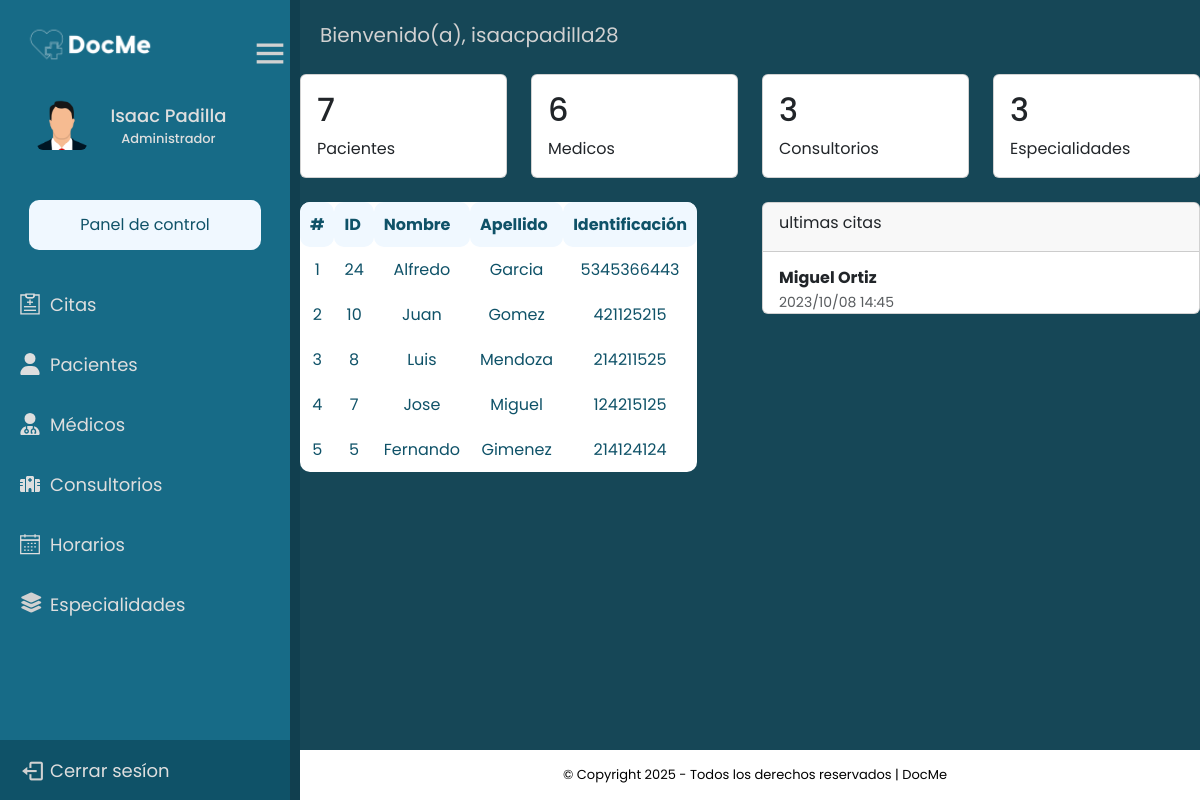
The app's page /frontend/admin/dashboard.php (signed in) with its own data.
### tables this page shows
CREATE TABLE `usuarios` (
  `ID_Usu` int(11) NOT NULL,
  `Nombre` varchar(45) NOT NULL,
  `Apellido` varchar(45) NOT NULL,
  `Correo` varchar(30) NOT NULL,
  `Password` varchar(100) NOT NULL,
  `User_Name` varchar(30) NOT NULL,
  `FechaNac` date DEFAULT NULL,
  `Telefono` varchar(15) NOT NULL,
  `Identificacion` varchar(15) NOT NULL,
  `token_recovery_pass` varchar(45) DEFAULT NULL,
  `Estado` varchar(15) NOT NULL DEFAULT 'Activo',
  `ID_Rol` int(11) NOT NULL
);

CREATE TABLE `roles` (
  `ID_Rol` int(11) NOT NULL,
  `Rol` varchar(30) NOT NULL
);

### backend/getUserData.php (called while the page is built)
<?php
function getUserData($userId) {
    global $connect;
    $stmt = $connect->prepare('SELECT nombre, apellido, identificacion, correo, telefono, user_name, rol FROM usuarios, roles WHERE id_usu = :userId AND usuarios.id_rol = roles.id_rol');
    $stmt->bindParam(':userId', $userId);
    $stmt->execute();
    $result = $stmt->fetch();
    $userData = $result;
    return $userData;
}
?>

### frontend/admin/dashboard.php (the view, shortened to what this page needs)
<?php
include '../../backend/dashboard.php';
include '../../backend/getUserData.php';
if(isset($_SESSION['id'])) {
    $userData = getUserData($_SESSION['id']);
    $name = $userData['nombre'];
    $last_name = $userData['apellido'];
    $user_name = $userData['user_name'];
    $stmt = $connect->prepare("SELECT COUNT(*) AS TotalPacientes FROM pacientes");
    $stmt->execute();
    $Totalpacientes = $stmt->fetch();
    $stmt2 = $connect->prepare("SELECT COUNT(*) AS TotalMedicos FROM medicos");
    $stmt2->execute();
    $totalMedicos = $stmt2->fetch();
    $stmt3 = $connect->prepare("SELECT COUNT(*) AS totalConsultorios FROM consultorios");
    $stmt3->execute();
    $totalConsultorios = $stmt3->fetch();
    $stmt4 = $connect->prepare("SELECT COUNT(*) AS totalEspecialidades FROM especialidad");
    $stmt4->execute();
    $totalEspecialidades = $stmt4->fetch();
    $stmt5 = $connect->prepare("SELECT ID_Usu, Nombre, Apellido, Identificacion FROM usuarios WHERE ID_Rol = 3 ORDER BY ID_Usu DESC LIMIT 5");
    $stmt5->execute();
    $Pacientes = $stmt5->fetchAll(PDO::FETCH_ASSOC);
?>
<head>
    <link href="https://cdn.jsdelivr.net/npm/bootstrap@5.3.2/dist/css/bootstrap.min.css" rel="stylesheet"
>
    <link href='https://unpkg.com/boxicons@2.1.4/css/boxicons.min.css' rel='stylesheet'>
    <link href="https://unpkg.com/vanilla-datatables@latest/dist/vanilla-dataTables.min.css" rel="stylesheet" type="text/css">
    <link rel="stylesheet" href="../../frontend/css/windows_admin.css">
    <link rel="stylesheet" href="../../frontend/css/dashboard.css">
</head>
<body>
    <div class="sidebar">
        <?php include '../tamplates/sideBar.php'; ?>
        <div class="content-area">
            <div class="greeting">
                <span class="fs-5">Bienvenido(a), <?php echo $user_name; ?></span>
            </div>
            <div class="row">
                <div class="col-md-3 mt-4">
                    <div class="card">
                        <div class="card-body pb-0">
                            <h2 class="mb-2"><?php echo $Totalpacientes['TotalPacientes']; ?></h2>
                            <p>Pacientes</p>
                        </div>
                    </div>
                </div>
                <div class="col-md-3 mt-4">
                    <div class="card">
                        <div class="card-body pb-0">
                            <h2 class="mb-2"><?php echo $totalMedicos['TotalMedicos']; ?></h2>
                            <p>Medicos</p>
                        </div>
                    </div>
                </div>
                <div class="col-md-3 mt-4">
                    <div class="card">
                        <div class="card-body pb-0">
                            <h2 class="mb-2"><?php echo $totalConsultorios['totalConsultorios']; ?></h2>
                            <p>Consultorios</p>
                        </div>
                    </div>
                </div>
                <div class="col-md-3 mt-4">
                    <div class="card">
                        <div class="card-body pb-0">
                            <h2 class="mb-2"><?php echo $totalEspecialidades['totalEspecialidades']; ?></h2>
                            <p>Especialidades</p>
                        </div>
                    </div>
                </div>
            </div>
            <div class="row">
                <div class="col-md-6 mt-4">
                <table class="table-striped" id="table">
                        <thead>
                            <tr>
                                <th>#</th>
                                <th scope="col">ID</th>
                                <th scope="col">Nombre</th>
                                <th scope="col">Apellido</th>
                                <th scope="col">Identificación</th>
                            </tr>
                        </thead>
                        <tbody>
                            <?php
                        $i = 0;
                        foreach ($Pacientes as $ultimosPaciente) {?>
                            <tr>
                                <td scope="row"><?php echo $i = $i + 1; ?></td>
                                <td><?php echo $ultimosPaciente['ID_Usu']; ?></td>
                                <td><?php echo $ultimosPaciente['Nombre']; ?></td>
                                <td><?php echo $ultimosPaciente['Apellido']; ?></td>
                                <td><?php echo $ultimosPaciente['Identificacion']; ?></td>
                            </tr>
                            <?php }?>
                        </tbody>
                    </table>
                </div>
                <div class="col-md-6 mt-4">
                    <div class="card">
                        <div class="card-body p-0">
                            <div class="card-header">
                                <div class="card-title">ultimas citas</div>
                            </div>
                            <div class="card-list">
                                <div class="item-list">
                                    <div class="info-user ml-3">
                                        <div class="flex-1 p-3 pb-0 ml-2">
                                            <h6 class="fw-bold mb-1 user-name">Miguel Ortiz</h6>
                                            <small class="text-muted status">2023/10/08 14:45</small>
                                        </div>
                                    </div>
                                </div>
                            </div>
                        </div>
                    </div>
                </div>
            </div>
            <?php include '../tamplates/footer.php'; ?>
        </div>
    </div>
</body>
</html>
<?php }else{
header('Location: ../login.php');
}?>

### frontend/tamplates/sideBar.php (shortened to what this page needs)
<div class="logo-datails">
            <img src="../../img/logo_docme.png" alt="">
            <section class="home-section">
                <div class="home-content">
                    <i class='bx bx-menu'></i>
                </div>
            </section>
        </div>
        <div class="profile-details">
            <div class="profile-content">
                <img src="../../img/profile.png" alt="profile">
            </div>
            <div class="name-user">
                <div class="profile_name"><span><?php echo $name; ?></span> <span><?php echo $last_name; ?></span></div>
                <div class="rol"><?php echo $userData['rol'];?></div>
            </div>
        </div>
        <ul class="nav-links">
            <a class="panel" href="../admin/dashboard.php">
                <div>
                    <span>Panel de control</span>
                </div>
            </a>
            <li class="mt-4">
                <a href="../admin/citas.php">
                    <span class="link_name">Citas</span>
                </a>
            </li>
            <li>
                <a href="../admin/pacientes.php">
                    <svg xmlns="http://www.w3.org/2000/svg" style="fill:#DEDEDE" viewBox="0 0 448 512">
                        <path
                            d="M224 256A128 128 0 1 0 224 0a128 128 0 1 0 0 256zm-45.7 48C79.8 304 0 383.8 0 482.3C0 498.7 13.3 512 29.7 512H418.3c16.4 0 29.7-13.3 29.7-29.7C448 383.8 368.2 304 269.7 304H178.3z" />
                    </svg>
                    <span class="link_name">Pacientes</span>
                </a>
            </li>
            <li>
                <a href="../admin/medicos.php">
                    <span class="link_name">Médicos</span>
                </a>
            </li>
            <li>
                <a href="../admin/consultorios.php">
                    <span class="link_name">Consultorios</span>
                </a>
            </li>
            <li>
                <a href="#">
                    <span class="link_name">Horarios</span>
                </a>
            </li>
            <li>
                <a href="../admin/especialidades.php">
                    <i class="fs-5 fa-solid fa-layer-group"></i>
                    <span class="link_name">Especialidades</span>
                </a>
            </li>
            <li class="mt-auto">
                <a href="?logout">
                    <i class='bx bx-log-out'></i>
                    <span class="link_name">Cerrar sesíon</span>
                </a>
            </li>
        </ul>

### frontend/tamplates/footer.php
<footer id="footer" class="mt-5">
    <div class="footer">
        <p class="m-0">&copy; Copyright 2025 - Todos los derechos reservados | DocMe </p>
    </div>
</footer>

### frontend/css/windows_admin.css (style rules this page uses)
* { margin: 0; padding: 0; box-sizing: border-box; font-family: 'Poppins', sans-serif; }
.sidebar { position: fixed; top: 0; left: 0; height: 100%; width: 300px; padding: 20px 0 0 0; background-color: #176B87; display: flex; flex-direction: column; justify-content: center; align-items: center; gap:20px; border-right: 10px solid rgba(15, 53, 65, .8); overflow-y: auto; overflow-x: hidden; z-index: 1; transition: all .4s ease; }
.sidebar .logo-datails { height: 60px; width: 100%; display: flex; align-items: center; justify-content: space-between; }
.sidebar .home-section { font-size:40px; width: auto; display: flex; align-items: center; cursor: pointer; }
.sidebar .home-section i { font-size:40px; width: 100%; }
.sidebar .logo-datails img { height: 50px; min-width: 78px; }
.sidebar .profile-details { display: flex; align-items: center; width: 90%; }
.sidebar .profile-details .profile-content { display: flex; align-items: center; }
.sidebar .profile-details img { height: 70px; width: 70px; object-fit: cover; border-radius: 16px; margin: 0 14px 0 12px; padding: 10px; }
.sidebar .profile-details .profile_name, .sidebar .profile-details .rol { color: #DEDEDE; font-size: 18px; font-weight: 500; width: 100%; text-align: center; }
.sidebar .profile-details .rol { font-size: 13px; text-align: center; }
.sidebar .panel { display: flex; text-decoration: none; justify-content: center; align-items: center; width: 80%; height: 50px; color:#0f5268; background-color: aliceblue; border-radius: 10px; cursor: pointer; transition: .3s ease-in-out; }
.sidebar .nav-links { height: 100%; width: 100%; padding: 20px 0 0 0; margin: 0; }
.sidebar .nav-links { display: flex; top:0; flex-direction: column; align-items:center; }
.sidebar .nav-links li { position: relative; list-style: none; transition: all 0.4s ease; height: 60px; cursor: pointer; width: 100%; }
.sidebar .nav-links li svg, i { color: #D1D1D1; font-size: 25px; height: 22px; width: 20px ; }
.sidebar .nav-links li:last-child { background: #0f5268; }
.sidebar .nav-links li a { text-decoration: none; height: 100%; width: 100%; display: flex; align-items: center; gap: 10px; padding-left: 20px; transition: all .4s ease; }
.sidebar .nav-links li a .link_name { font-size: 18px; font-weight: 400; color: #DEDEDE; }
.sidebar .content-area { position: fixed; top: 0; right: 0; height: calc(100% - 50px); width: calc(100% - 300px); background: #164757; transition: all .4s ease; overflow-y: auto; overflow-x: hidden; }
.content-area .greeting { color: #D1D1D1; padding: 20px 0 0 20px; }
footer { position: absolute; bottom: 0; display: flex; background-color:rgb(255, 255, 255); justify-content: center; align-items: center; height: 50px; max-height: 50px; width: calc(100% - 290px); min-width: 192px; position: fixed; bottom: 0; transition: all .4s ease; }
.footer p { font-size: 13px; color: rgb(0, 0, 0); }
.footer { display: flex; gap: 5px; align-items: center; }

### frontend/css/dashboard.css (style rules this page uses)
table { background-color: white; border-collapse: collapse; border-radius: 10px; }
td { text-align: center; }
th, td { padding: 10px; color: #0f5268; border-radius: 10px; }
thead { background-color: aliceblue; color: #0f5268; }

### records on screen
usuarios: Nombre "Isaac", Apellido "Padilla", ID_Rol.Rol "Administrador", User_Name "isaacpadilla28"
usuarios: ID_Usu "24", Nombre "Alfredo", Apellido "Garcia", Identificacion "5345366443"
usuarios: i "2", ID_Usu "10", Nombre "Juan", Apellido "Gomez", Identificacion "421125215"
usuarios: i "3", ID_Usu "8", Nombre "Luis", Apellido "Mendoza", Identificacion "214211525"
usuarios: i "4", ID_Usu "7", Nombre "Jose", Apellido "Miguel", Identificacion "124215125"
usuarios: i "5", ID_Usu "5", Nombre "Fernando", Apellido "Gimenez", Identificacion "214124124"

### other values on screen
$Totalpacientes['TotalPacientes'] "7"
$totalMedicos['TotalMedicos'] "6"
$totalConsultorios['totalConsultorios'] "3"
$totalEspecialidades['totalEspecialidades'] "3"
